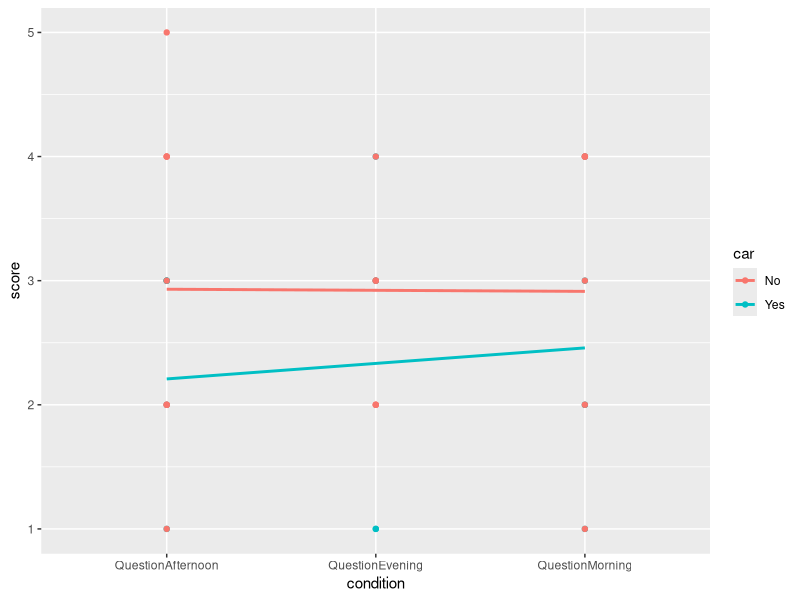
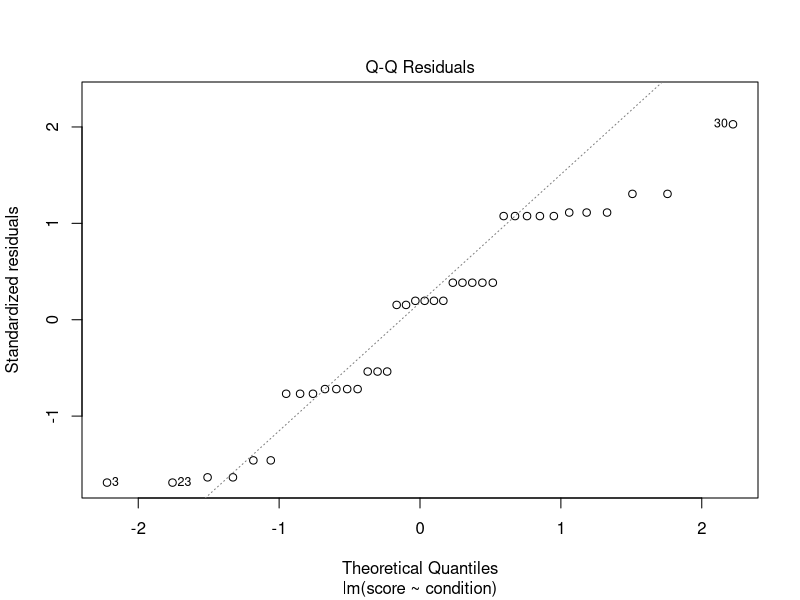
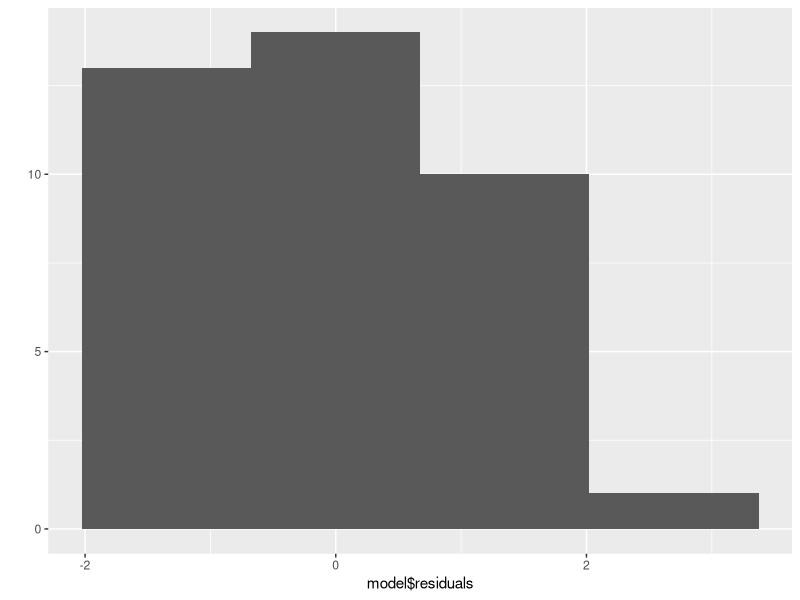
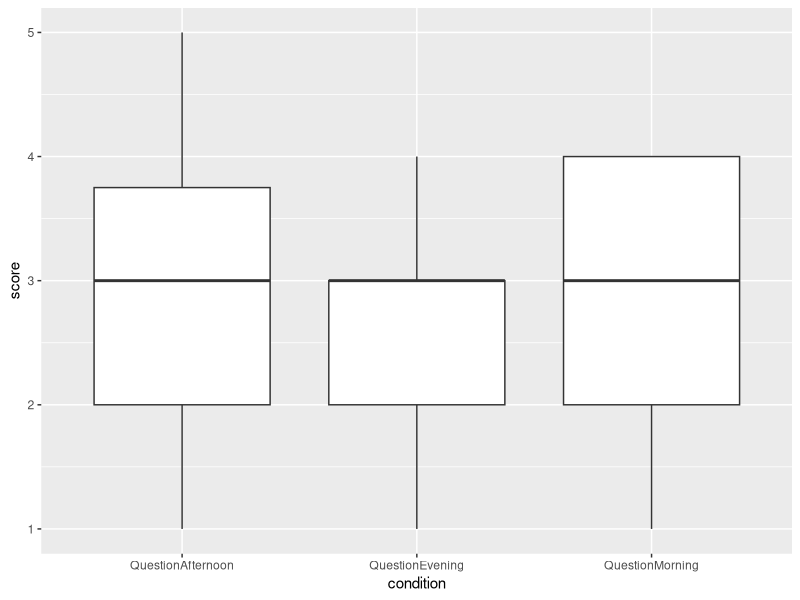

These charts were generated, in order, by the following R code:
## ---- chunk 1
# Set default behavior for all code chunks here:
knitr::opts_chunk$set(
  echo = TRUE, 
  message = FALSE, 
  warning = FALSE, 
  fig.width = 16/2, 
  fig.height = 9/2
)

library(dplyr)
library(tidyr)
library(ggplot2)
library(knitr)
library(readr)

data_raw <- read.csv("data_raw.csv")
## ---- chunk 2
# data cleaning
data_raw <- data_raw[-1:-2, ]

data_clean <- data_raw |>
  filter(Finished != "FALSE")|>
  filter(Consent != "No") |> 
  select(-(1:(ncol(data_raw) - 4)))|>
  pivot_longer(cols = c(QuestionMorning, QuestionAfternoon, QuestionEvening), 
               names_to = "condition", values_to = "score") |>
  filter(!is.na(score))

data_clean$score <- as.numeric(data_clean$score)

data_clean <- data_clean |>
  filter(!is.na(score))

names <- c("car", "condition", "score")
colnames(data_clean) <- names

# write the cleaned data into csv for submission
write_csv(data_clean, file = "clean_data.csv")
## ---- chunk 3
ggplot(data_clean, aes(x = condition, y = score, 
                    group = car, 
                    color = car)) +
  geom_point() +
  geom_smooth(method = "lm", se = 0)
## ---- chunk 4
# fit the model
model <- lm(score~condition, data = data_clean)
## ---- chunk 5
# descriptive data
data_clean |>
  group_by(condition) |>
  summarize(n = n(),
            mean = mean(score),
            sd = sd(score)
  )
## ---- chunk 6
plot(model, which = 2)
## ---- chunk 7
qplot(model$residuals, bins = 4)
## ---- chunk 8
anova(model)
## ---- chunk 9
ggplot(data = data_clean, aes(x =condition, y = score)) + geom_boxplot()
## ---- chunk 10
MSE = 1.3881
df_E = 32
t <- qt(.975, df_E)

# LSD for ConditionMorning and ConditionAfternoon
LSD1 = t*sqrt(MSE)*sqrt(1/11+1/13)

# LSD for ConditionAfternoon and ConditionEvening
LSD2 = t*sqrt(MSE)*sqrt(1/13+1/11)

# LSD for ConditionMorning and ConditionEvening
LSD3 = t*sqrt(MSE)*sqrt(1/11+1/11)

# Mean difference between ConditionMorning and ConditionAfternoon
mean1 <- 3.45-2
# Mean difference between ConditionAfternoon and ConditionEvening
mean2 <- 3.45-2.15
# Mean difference between ConditionMorning and ConditionEvening
mean3 <- 2.15-2
## ---- chunk 11
# create a data frame to store LSD and mean differences
df <- data.frame(
  Comparison = c("ConditionMorning and ConditionAfternoon", 
                 "ConditionAfternoon and ConditionEvening", 
                 "ConditionMorning and ConditionEvening"),
  LSD = c(LSD1, LSD2, LSD3),
  MeanDifference = c(mean1, mean2, mean3),
  Significant = c("Yes", "Yes", "No")
)

# Create a table using kable
table <- kable(df)
table
## ---- chunk 12
# calculate lower and upper bounds for each comparison
LL1 <- mean1 - LSD1 #lower limit
UL1 <- mean1 + LSD1 #upper limit

LL2 <- mean2 - LSD2 #lower limit
UL2 <- mean2 + LSD2 #upper limit

LL3 <- mean3 - LSD3 #lower limit
UL3 <- mean3 + LSD3 #upper limit

# create a data frame to store confidence intervals
df2 <- data.frame(
  Comparison = c("ConditionMorning and ConditionAfternoon", 
                 "ConditionAfternoon and ConditionEvening", 
                 "ConditionMorning and ConditionEvening"),
  LowerLimit = c(LL1, LL2, LL3),
  UpperLimit = c(UL1, UL2, UL3),
  Significant = c("Yes", "Yes", "No")
)

# Create a table using kable
table <- kable(df2)
table
## ---- chunk 13
# calculate the effect size scores
D1 = mean1/sqrt(MSE)
D2 = mean2/sqrt(MSE)

# create a data frame to store effect size scores
df3 <- data.frame(
  Comparison = c("ConditionMorning and ConditionAfternoon", 
                 "ConditionAfternoon and ConditionEvening"),
  D = c(D1, D2)
)

# Create a table using kable
table <- kable(df3)
table
## ---- chunk 14
R2 = 14.323/(14.323+44.420)
